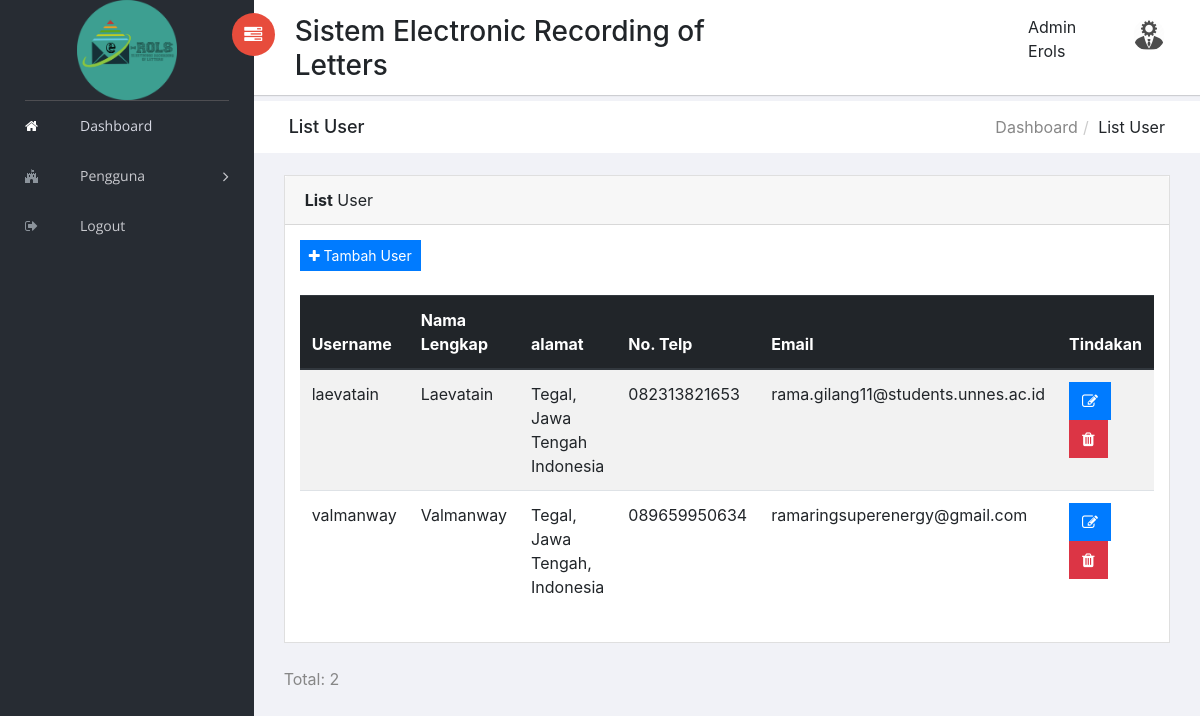
Screenshot of /index.php?page=user-read (signed in) with the database file from the repository.
### tables this page shows
CREATE TABLE IF NOT EXISTS `pengguna` (
  `username` varchar(250) NOT NULL,
  `password` varchar(250) NOT NULL,
  `nama` varchar(250) NOT NULL,
  `id_role` int(3) NOT NULL,
  `alamat` text NOT NULL,
  `no_hp` varchar(20) NOT NULL,
  `email` varchar(250) NOT NULL,
  PRIMARY KEY (`username`)
);

### admin/user/user-read.php (the view, shortened to what this page needs)
<div class="breadcrumbs">
            <div class="col-sm-4">
                <div class="page-header float-left">
                    <div class="page-title">
                        <h1>List User</h1>
                    </div>
                </div>
            </div>
            <div class="col-sm-8">
                <div class="page-header float-right">
                    <div class="page-title">
                        <ol class="breadcrumb text-right">
                        <li><a href="index.php?page=home">Dashboard</a></li>
                            <li class="active">List User</li>
                        </ol>
                    </div>
                </div>
            </div>
        </div>
        <div class="content mt-3">
    <div class="col-lg-12">
    <div class="card">
        <div class="card-header">
            <strong>List</strong> User
        </div>
    <div class="card-body card-block">
<form action="index.php?page=user-tambah" method="post" enctype="multipart/form-data" class="form-horizontal">
                        <button type="submit" class="btn btn-primary btn-sm" href= >
                          <i class="fa fa-plus"></i> Tambah User </button>
</form>
<br />
<?php
require_once "koneksi.php";
$query = "SELECT * FROM pengguna WHERE id_role='2'";
$data = mysqli_query($db,$query);
echo "<table class='table table-striped'>";
echo "<thead class='thead-dark'>";
echo "<tr>";
echo "<th>Username</th>";
echo "<th>Nama Lengkap</th>";
echo "<th>alamat</th>";
echo "<th>No. Telp</th>";
echo "<th>Email</th>";
echo '<th colspan="2" align="center">Tindakan</th>';
echo "</tr>";
echo "</thead>";
while($row = mysqli_fetch_array($data,MYSQLI_ASSOC))
{
    ?>
    <tr>
    <td> <?php echo $row['username'];?> </td>
    <td> <?php echo $row['nama'];?> </td>
    <td> <?php echo $row['alamat'];?> </td>
    <td> <?php echo $row['no_hp'];?> </td>
    <td> <?php echo $row['email'];?> </td>
    <td>
    <a class="btn btn-primary" href="index.php?page=user-edit&username=<?php echo $row['username'];?>"><i class="fa fa-edit"></i></a>
    <a class="btn btn-danger" href="index.php?page=user-hapus-notif&username=<?php echo $row['username']; ?>"><i class="fa fa-trash"></i></a></td>
    </tr>
<?php
}
echo "</table>";
?>
</div>
</div>
<p>Total: <?php echo mysqli_num_rows($data) ?></p>
</div>
</div>

### assets/scss/style.css (style rules this page uses)
body { background: #f1f2f7; display: table; font-family: 'Open Sans' sans-serif !important; font-size: 16px; width: 100%; }
div[class*="col-"] { float: left; }
p { font-size: 16px; font-family: 'Open Sans' sans-serif; font-weight: 400; line-height: 24px; color: #878787; }
a, button { text-decoration: none; outline: none !important; color: #878787; -webkit-transition: all 0.25s ease; -moz-transition: all 0.25s ease; -ms-transition: all 0.25s ease; -o-transition: all 0.25s ease; transition: all 0.25s ease; }
h1, h2, h3, h4, h5, h6 { margin: 0; }
ul, ol { padding-left: 0; }
.btn, button, input, textarea { box-shadow: none; outline: 0 !important; }
.right-panel .breadcrumbs { background-color: #fff; display: inline-block; margin-top: 0; padding: 0 5px; width: 100%; }
.right-panel .page-header { min-height: 50px; margin: 0px; padding: 0px 15px; background: #ffffff; border-bottom: 0px; }
.right-panel .page-header h1 { font-size: 18px; padding: 15px 0; }
.right-panel .page-header .breadcrumb { margin: 0px; padding: 13.5px 0; background: #fff; text-transform: capitalize; }
.right-panel .page-header .breadcrumb > li + li:before { padding: 0 5px; color: #ccc; content: "/\00a0"; }
.content { float: left; padding: 0 20px; width: 100%; }
.card { margin-bottom: 1.5rem; border-radius: 0; }
.breadcrumbs { margin-top: 0; }
.btn, .button { display: inline-block; font-weight: 400; text-align: center; white-space: nowrap; vertical-align: middle; transition: all .15s ease-in-out; border-radius: 0; cursor: pointer; }
@media (max-width: 1368px) { .content { padding: 0 15px; } }
@media (max-width: 1368px) { .card-body { padding: 15px; } }

### rows the page displays
pengguna: username "laevatain", nama "Laevatain", alamat "Tegal, Jawa Tengah Indonesia", no_hp "082313821653", email "rama.gilang11@students.unnes.ac.id"
pengguna: username "valmanway", nama "Valmanway", alamat "Tegal, Jawa Tengah, Indonesia", no_hp "089659950634", email "ramaringsuperenergy@gmail.com"

### other values shown
$_SESSION['nama'] "Admin Erols"
mysqli_num_rows($data) "2"
